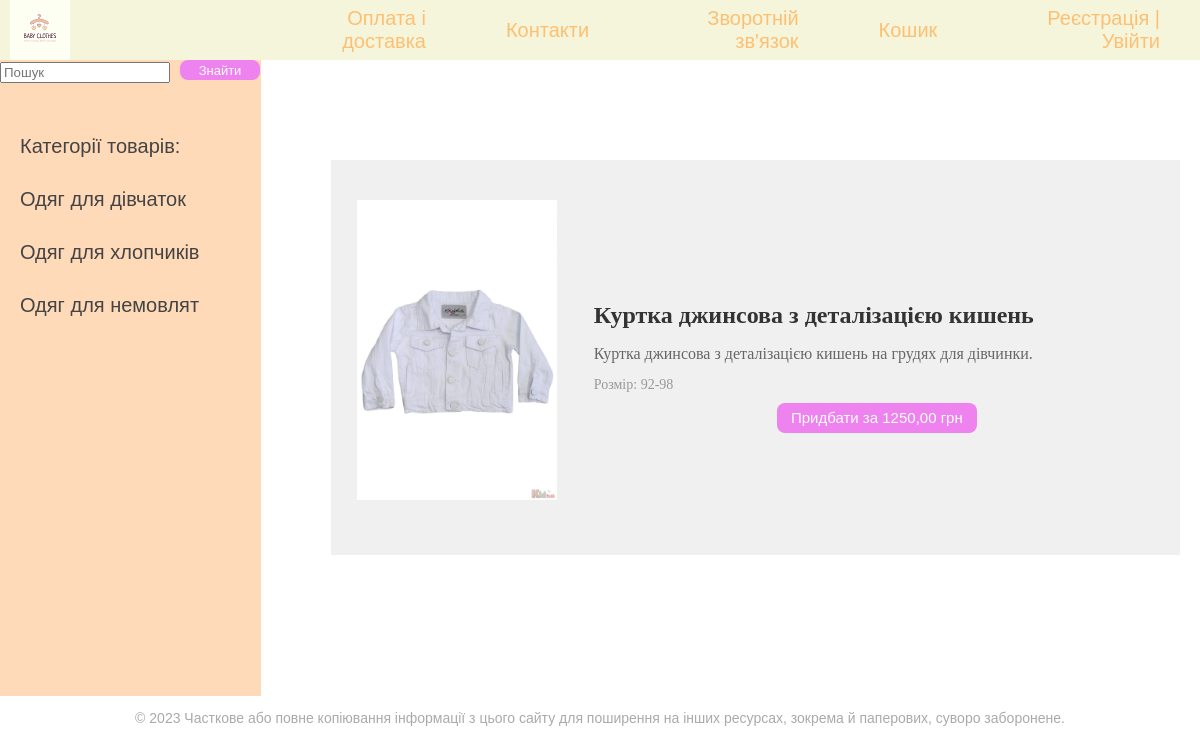
/product_page/1, run on the app's committed database.
### online_store/models.py (models this page shows, shortened)
class Category(models.Model):
    name = models.CharField(max_length=100, db_index=True, verbose_name = 'Категорія')
    slug = models.SlugField(max_length=255, unique=True, null=True, db_index=True, verbose_name='URL')
    def get_absolute_url(self):
        return reverse('category', kwargs={'cat_id': self.pk})
    class Meta:
        verbose_name = 'Категорія'
        verbose_name_plural = 'Категорії'
        ordering = ['id']

class Product(models.Model):
    name = models.CharField(max_length=100, verbose_name='Назва товару')
    slug = models.SlugField(max_length=255, unique=True, null=True, db_index=True, verbose_name='URL')
    description = models.TextField(blank=True, verbose_name='Опис товару')
    size = models.ForeignKey('Size', on_delete=models.PROTECT, null=True , verbose_name='Розмір')
    price = models.DecimalField(max_digits=10, decimal_places=2, verbose_name='Ціна')
    photo = models.ImageField(upload_to='photos/', verbose_name='Фото')
    availability = models.BooleanField(default=True, verbose_name='Наявність')
    cat = models.ForeignKey('Category', on_delete=models.PROTECT, null=True, verbose_name='Категорія')
    class Meta:
        verbose_name = 'Дитячі товари'
        verbose_name_plural = 'Дитячі товари'
        ordering = ['name']

class Size(models.Model):
    size_type = models.CharField(max_length=50)
    def __str__(self):
        return self.size_type

### online_store/views.py (the view)
# urls.py: path('product_page/<int:prod_id>', product_page, name='product_page'),
def product_page(request, prod_id):
    prod = Product.objects.filter(id=prod_id)
    goods = Category.objects.all()
    context = {'menu': menu, 'prod': prod, 'goods': goods, 'cat_selected': prod_id}
    return render(request, 'product_page.html', context=context)

### online_store/templates/product_page.html (shortened to what this page needs)
{% extends 'base.html' %}
{% block content %}
   <ul class="product-list">
        {% for p in prod %}
       <li class="product-item">
               {% if p.photo%}
           <div class="product-image">
        <p><img class="img-article" src="{{p.photo.url}}"></p>
        </div>
               {% endif %}
            <div class="item-details">
                <h2 class="product-name">{{ p.name }}</h2>
                <p class="product-description">{{ p.description }}</p>
                <p class="product-size">Розмір: {{ p.size }}</p>
                <div class="center-align">
                <form action="{% url 'basket' %}" method="post">
                    <input type="submit" value="Придбати за {{p.price}} грн" class="button-page">
                </form>
                </div>
            </div>
           </li>
        {% endfor %}
    </ul>
{% endblock %}

### online_store/templates/base.html (shortened to what this page needs)
<!DOCTYPE html>
{% load static %}
<html>
<head>
    <link type="text/css" href="{% static 'css/styles.css'%}" rel="stylesheet">
</head>
<body>
<table class="table-page" border=0 cellpadding="0" cellspacing="0">
<tr><td valign=top>
{% block mainmenu %}
<div class="header">
		<ul id="mainmenu" class="mainmenu">
		<li class="logo"><a href="/"><div class="logo"></div></a></li>
{% for m in menu %}
			<li><a href="{% url m.url_name %}">{{m.title}}</a></li>
{% endfor %}
{% if user.is_authenticated %}
<li><a href="{% url 'client_page' %}">{{user.username}}</a> | <a href="{% url 'logout' %}">Вийти</a></li>
{% else %}
<li><a href="{% url 'register' %}">Реєстрація</a> | <a href="{% url 'login' %}">Увійти</a></li>
{% endif %}
		</ul>
</div>
{% endblock %}
<table class="table-content" border=0 cellpadding="0" cellspacing="0">
<tr>
<td valign="top" class="left-chapters">
	<form class="form-inline mt-2 mt-md-0" method="get">
    				<input name="q" class="form-control custom-input-style mr-sm-2" type="text" placeholder="Пошук" aria-label="Search">
		<div class="search-container">
					<input type="submit" value="Знайти" class="button-style">
		</div>
	</form>
<ul id="leftchapters">
{% if cat_selected == 0 %}
		<li class="selected">Категорії товарів:</li>
{% else %}
		<li><a href="{% url 'home' %}">Категорії товарів:</a></li>
{% endif %}
{% for c in goods %}
		<li><a href="{{ c.get_absolute_url }}">{{c.name}}</a></li>
{% endfor %}
</ul>
</td>
<td valign="top" class="content">
<div class="content-text">
{% block content %}
{% endblock %}
</div>
</td></tr></table></td></tr>
<tr><td valign=top>
	<div id="footer">
		<p>&copy; 2023 Часткове або повне копіювання інформації з цього сайту для поширення на інших ресурсах, зокрема й паперових, суворо заборонене.</p>
	</div>
</td></tr></table>
</body>
</html>

### online_store/static/css/styles.css (style rules this page uses)
html, body { font-family: 'Arial'; margin: 0; padding: 0; height: 100%; width: 100%; color: #444; }
.button-style { background-color: violet; color: #fff; padding: 20px 10px; border: none; border-radius: 5px; cursor: pointer; }
.center-align { text-align: center; }
a { color: #0059b2; text-decoration: none; }
img { max-width: 600px; height: auto; }
img.img-article { max-width: 300px; height: auto; float: center; padding: 0 10px 10px 0; }
.table-page { width: 100%; height: 100%; vertical-align: top; }
.table-page tr { height: 100%; }
.header { display: flex; background: beige; height: 60px; align-items: left; }
.logo { background: url('../images/p.png') no-repeat 10px 5px; width: 250px; height: 70px; }
ul.mainmenu { list-style: none; margin: 0; padding: 0; height: 60px; color: #fdc073; font-size: 20px; overflow: hidden; text-align: right; align-items: center; flex-grow: 1; display: flex; justify-content: flex-end; }
ul.mainmenu li { display: inline-block; margin: 0 40px; }
ul.mainmenu li.logo { margin: 0; }
ul.mainmenu li a { color: #fdc073; text-decoration: none; }
.table-content { width: 100%; min-height: 100%; height: 100%; }
.left-chapters { margin: 0; background: #FFDAB9; border-right: 1px solid #FFDAB9; min-height: 100%; }
.left-chapters ul { width: 230px; min-height: 100%; margin: 0; padding: 20px 10px 10px 20px; list-style: none; font-size: 20px; }
.left-chapters ul li { margin: 30px 0 0 0; color: #999; }
.left-chapters ul li a { color: #444; text-decoration: none; }
.content { padding: 40px 20px 20px 40px; width: 100%; box-sizing: border-box; }
.content-text { margin: 60px 0 0 30px; color: #000; font-size: 20px; font-family: Yandex Sans Display Light; }
#footer { box-sizing: border-box; width: 100%; background: lightbeige; padding: 60px; color: #aaa; font-size: 14px; font-family: Verdana, Geneva, Arial, Helvetica; text-align: center; overflow: hidden; }
.custom-input-style { width: 80%; }
.product-image { max-width: 100%; height: auto; }
ul { list-style: none; }
li { display: flex; align-items: flex-start; margin-bottom: 20px; }
.img-article { width: 200px; margin-right: 20px; }
.item-details { flex: 1; }
.button-style { display: inline-block; padding: 10px; min-width: 70px; background: violet; color: #fff; text-decoration: none; border-radius: 8px; }
.center-align { display: flex; justify-content: center; }
.search-container { display: flex; align-items: center; justify-content: flex-end; margin-bottom: 5px; }
.form-inline { display: flex; align-items: center; }
.custom-input-style { margin-right: 10px; }
.button-style { margin-left: 0; width: 80px; height: 20px; padding: 0px; font-size: 13px; }
.button-page { margin-left: 0; width: 200px; height: 30px; padding: 0px; font-size: 15px; background-color: violet; color: #fff; padding: 5px 10px; border: none; border-radius: 8px; cursor: pointer; }
.product-list { list-style: none; padding: 0; margin: 0; }
.product-item { background-color: #f0f0f0; padding: 20px; display: flex; justify-content: space-between; align-items: center; margin-bottom: 20px; }
.product-image { flex: 0 0 30%; max-width: 100%; text-align: center; }
.product-image img { max-width: 100%; height: auto; }
.item-details { flex: 0 0 70%; }
.product-name { font-size: 24px; color: #333; margin-bottom: 10px; }
.product-description { font-size: 16px; color: #666; margin-bottom: 10px; }
.product-size { font-size: 14px; color: #999; margin-bottom: 10px; }

### data on the page
Category: name "Одяг для дівчаток"
Category: name "Одяг для хлопчиків"
Category: name "Одяг для немовлят"
Product: photo (picture), name "Куртка джинсова з деталізацією кишень", description "Куртка джинсова з деталізацією кишень на грудях для дівчинки.", size "92-98", price "Придбати за 1250,00 грн"

### other printed values
{{ m.title }} "Оплата і доставка" "Контакти" "Зворотній зв'язок" "Кошик"
